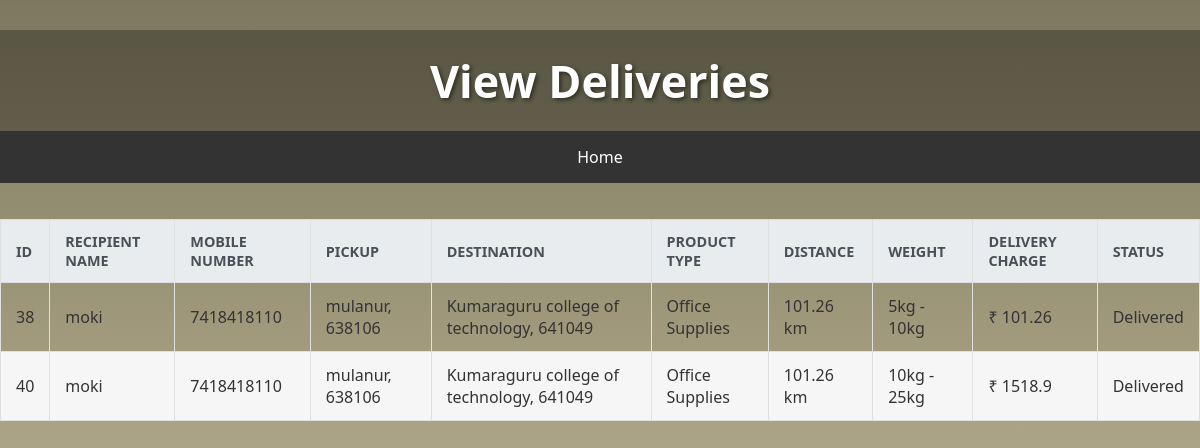
The app's page /user_view_delivery/ with its own data.
### vortex_logistics_app/models.py (models this page shows, shortened)
class Delivery(models.Model):
    recipient_name = models.CharField(max_length=100)
    recipient_mobile_number = models.CharField(max_length=15)
    pickup = models.CharField(max_length=255)
    destination = models.CharField(max_length=255)
    product_type = models.CharField(max_length=50, choices=[
        ('Documents', 'Documents'),
        ('Clothing', 'Clothing'),
        ('Electronics', 'Electronics'),
        ('Food', 'Food'),
        ('Furniture', 'Furniture'),
        ('Gifts', 'Gifts'),
        ('Health', 'Health & Beauty Products'),
        ('Office Supplies', 'Office Supplies'),
        ('Industrial Parts', 'Industrial & Automotive Parts'),
        ('Medical Supplies', 'Medical Supplies'),
    ])
    distance = models.FloatField()
    weight = models.CharField(max_length=50)
    delivery_charge = models.FloatField()
    status = models.CharField(max_length=25, choices=[
        ('Ordered', 'Ordered'),
        ('Picked', 'Picked'),
        ('In-Transist', 'In-Transist'),
        ('Out for Delivery', 'Out for Delivery'),
        ('Delivered', 'Delivered'),
        ('Cancelled', 'Cancelled'),
    ], null=True, blank=True
    )

### vortex_logistics_app/views.py (the view)
# urls.py: path('user_view_delivery/',
def user_view_delivery(request):
    names = username.objects.last()
    if names: # Check if a username object exists
        name = names.name
        deliveries = Delivery.objects.filter(recipient_name=name) # Consider if recipient_name is unique or if it should be user_id
    else:
        deliveries = [] # No user, no deliveries
        name = None
    return render(request, "user_view_delivery.html", {'deliveries': deliveries, 'username': name})

### vortex_logistics_app/templates/user_view_delivery.html (shortened to what this page needs)
<!DOCTYPE html>
<html lang="en">
<head>
</head>
<body>
    <h1>View Deliveries</h1>
    <nav>
        <ul>
            <li><a href="{% url 'user_home' %}">Home</a></li>
        </ul>
    </nav>
    <div class="content">
        <table>
            <thead>
                <tr>
                    <th>ID</th>
                    <th>Recipient Name</th>
                    <th>Mobile Number</th>
                    <th>Pickup</th>
                    <th>Destination</th>
                    <th>Product Type</th>
                    <th>Distance</th>
                    <th>Weight</th>
                    <th>Delivery Charge</th>
                    <th>Status</th>
                </tr>
            </thead>
            <tbody>
                {% for delivery in deliveries %}
                    <tr>
                        <td>{{ delivery.id }}</td>
                        <td>{{ delivery.recipient_name }}</td>
                        <td>{{ delivery.recipient_mobile_number }}</td>
                        <td>{{ delivery.pickup }}</td>
                        <td>{{ delivery.destination }}</td>
                        <td>{{ delivery.product_type }}</td>
                        <td>{{ delivery.distance }} km</td>
                        <td>{{ delivery.weight }}</td>
                        <td>₹ {{ delivery.delivery_charge }}</td>
                        <td>{{ delivery.status }}</td>
                    </tr>
                {% endfor %}
            </tbody>
        </table>
    </div>
</body>
</html>

### vortex_logistics_app/templates/user_view_delivery.html (style rules this page uses)
body { font-family: 'Segoe UI', Tahoma, Geneva, Verdana, sans-serif; margin: 0; padding: 0; background-image: linear-gradient(rgba(50, 42, 0, 0.633), rgba(123, 97, 3, 0.353)), url(keith-misner-h0Vxgz5tyXA-unsplash.jpg); background-position: center; background-size: cover; color: #333; min-height: 100vh; display: flex; flex-direction: column; }
h1 { text-align: center; padding: 20px 0; font-size: 2.8rem; color: #fff; text-shadow: 2px 2px 4px rgba(0,0,0,0.5); background-color: rgba(0, 0, 0, 0.3); margin-bottom: 0; }
nav ul { list-style: none; padding: 0; display: flex; justify-content: center; background-color: #333; margin-top: 0; }
nav ul li { margin: 0; }
nav ul li a { color: #fff; text-decoration: none; padding: 15px 25px; display: block; transition: background-color 0.3s ease; }
table { width: 100%; border-collapse: collapse; margin-top: 20px; min-width: 800px; }
th, td { border: 1px solid #e0e0e0; padding: 12px 15px; text-align: left; vertical-align: middle; }
th { background-color: #e9ecef; font-weight: bold; color: #495057; text-transform: uppercase; font-size: 0.9em; }
tbody tr:nth-child(even) { background-color: #f6f6f6; }

### records on screen
Delivery: id "38", recipient_name "moki", recipient_mobile_number "7418418110", pickup "mulanur, 638106", destination "Kumaraguru college of technology, 641049", product_type "Office Supplies", distance "101.26", weight "5kg - 10kg", delivery_charge "101.26", status "Delivered"
Delivery: id "40", recipient_name "moki", recipient_mobile_number "7418418110", pickup "mulanur, 638106", destination "Kumaraguru college of technology, 641049", product_type "Office Supplies", distance "101.26", weight "10kg - 25kg", delivery_charge "1518.9", status "Delivered"
